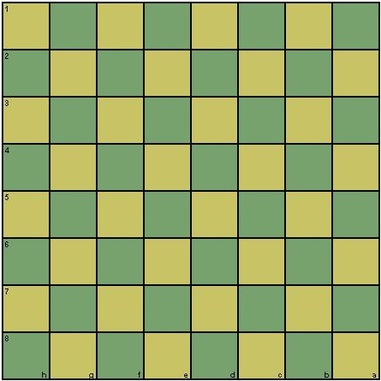
#> input picture 计算机视觉/8/chess.jpg, 381 x 381 px, shrunk from 453 x 453 before the run
$ jupyter execute 8.ipynb
#> lines starting #> are read from the running program, lines starting #| are printed output that depends on the picture; after the words box and inside, x2 and y2 are one past the last pixel; in counts of white or black regions, pixels touching at a corner belong together
[cell 1]
import cv2
import numpy as np
import matplotlib.pyplot as plt
from skimage import data,io
from skimage.util import img_as_float32

[cell 2]
from skimage.draw import circle_perimeter
img1 = cv2.imread("chess.jpg")
#> img1 is the input picture: shape (381, 381, 3); mean B, G, R 102, 166, 149.5
img1 = cv2.cvtColor(img1, cv2.COLOR_BGR2RGB)#转换为RGB
plt.imshow(img1)
plt.show()

[cell 3]
img2 = cv2.imread('huafu.png')
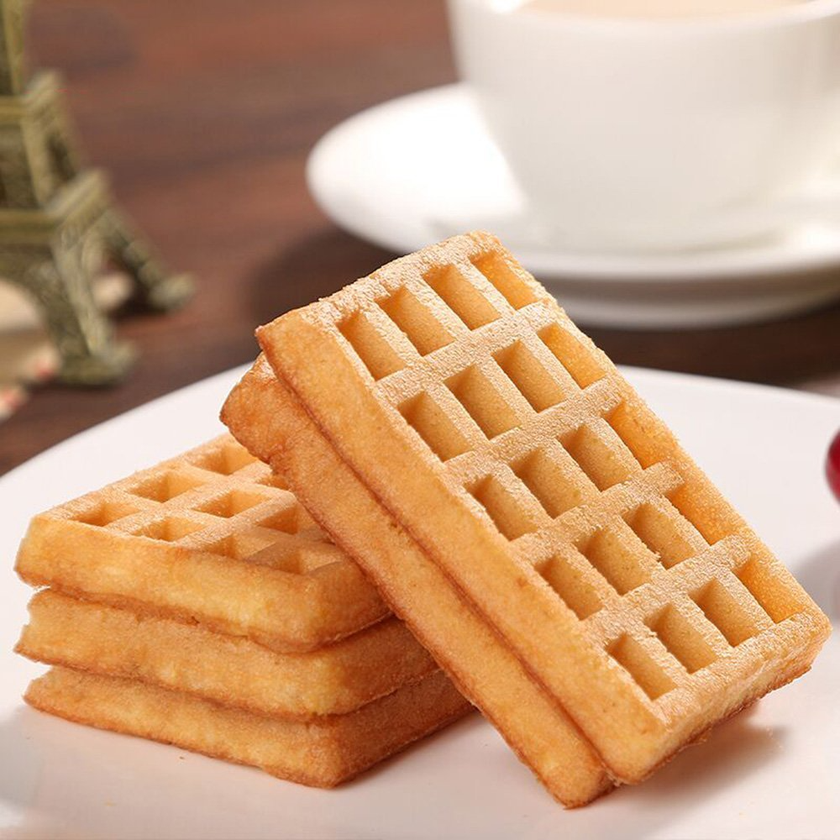
#> input picture 计算机视觉/8/huafu.png, 840 x 840 px, shrunk from 1000 x 1000 before the run
#> img2 is the input picture: shape (840, 840, 3); mean B, G, R 120.9, 154.4, 197.1
img2 = cv2.cvtColor(img2, cv2.COLOR_BGR2RGB)
plt.imshow(img2)
plt.show()

[cell 4]
img3_org = cv2.imread('traffic.jpg')
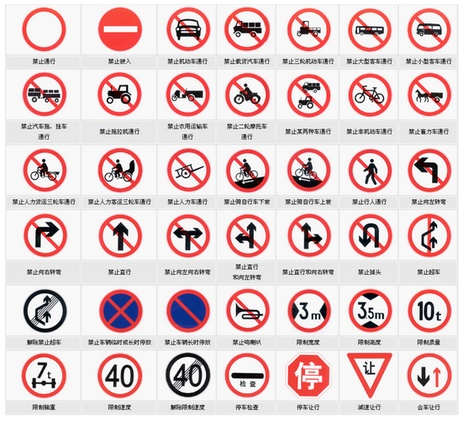
#> input picture 计算机视觉/8/traffic.jpg, 463 x 421 px, shrunk from 551 x 501 before the run
#> img3_org is the input picture: shape (421, 463, 3); mean B, G, R 205.7, 204.8, 226.1
img3 = cv2.cvtColor(img3_org, cv2.COLOR_BGR2RGB)
plt.imshow(img3)
plt.show()

[cell 5]
img_gray = cv2.cvtColor(img1, cv2.COLOR_RGB2GRAY)#转换为黑白图像
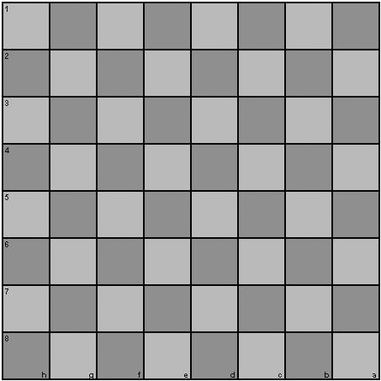
#> img_gray: shape (381, 381); min 0, max 255, mean 153.8
img_gray2 = cv2.cvtColor(img2, cv2.COLOR_RGB2GRAY)#转换为黑白图像
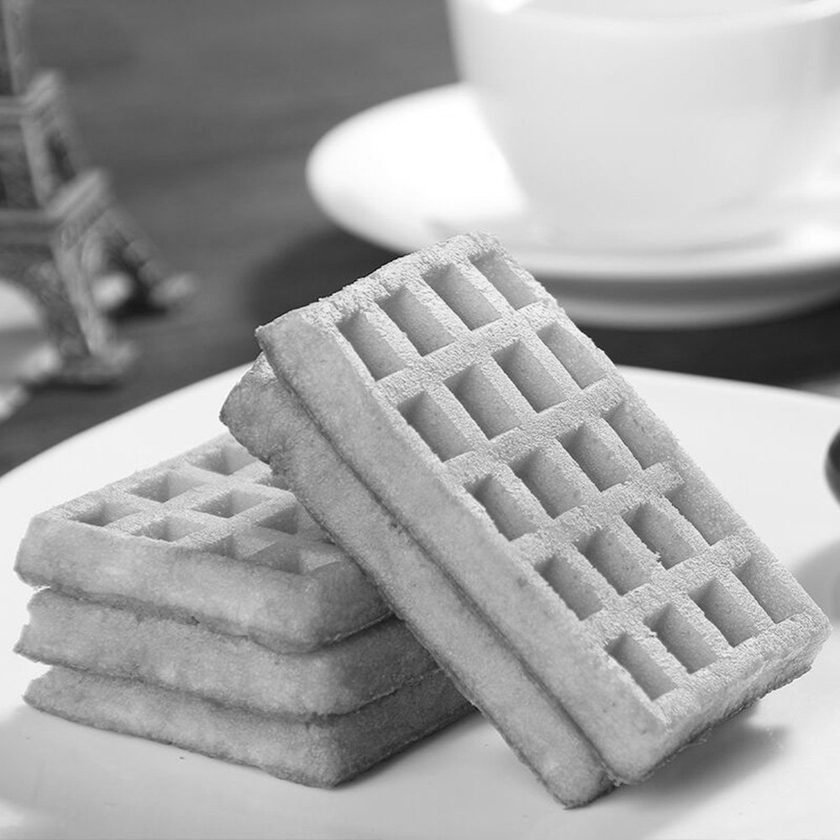
#> img_gray2: shape (840, 840); min 13, max 255, mean 163.3
img_gray3 = cv2.cvtColor(img3, cv2.COLOR_RGB2GRAY)#转换为黑白图像

## 1 Harris角点检测

[cell 6]
def Harris(dest,img):
    dest[dest < 0.1 * np.max(dest)] = 0
    target = np.copy(img)
    for i in range(dest.shape[0]):
        for j in range(dest.shape[1]):
            if dest[i,j] > 0:
                circy, circx = circle_perimeter(i, j, 5, shape=dest.shape)
                target[circy,circx] = (0,255,0)
    plt.figure(figsize=(16,9))
    plt.imshow(target)
    plt.show()

[cell 7]
dest = cv2.cornerHarris(img_gray, 2, 3, 0.04)
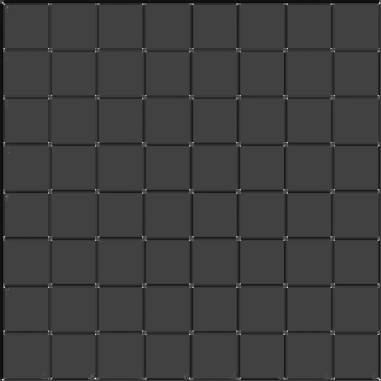
#> dest: shape (381, 381) float32; min -0.0132, max 0.0383, mean -0.000657; drawn with min black and max white
Harris(dest,img1)
#> after the loop in Harris, `for i in range(dest.shape[0]):`:
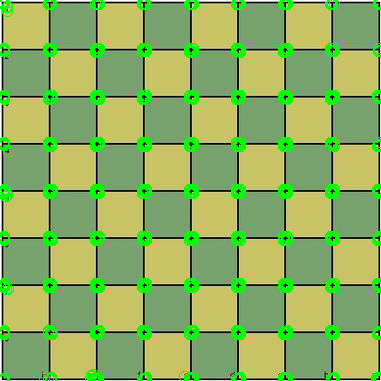
#> target: shape (381, 381, 3); mean R, G, B 139.1, 174.6, 94.4

## 2 Shi-Tomasi角点检测

[cell 8]
def Shi_Tomasi(corners,img):
    corners = np.int0(corners)
    for i in corners:
        x, y = i.ravel()
        cv2.circle(img, (x, y), 10, (255, 0, 0), 5)
    plt.imshow(img)
    plt.show()

[cell 9]
corners = cv2.goodFeaturesToTrack(img_gray, 100, 0.1, 10)
#> corners = 85 rows, first 8: [2, 2], [94, 377], [377, 377], [188, 377], [283, 145], [377, 145], [98, 98], [330, 192]
Shi_Tomasi(corners,img1)
#> the loop in Shi_Tomasi, `for i in corners:` made 85 passes
#> (x, y) on passes 1 to 12: (2, 2), (94, 377), (377, 377), (188, 377), (283, 145), (377, 145), (98, 98), (330, 192), (145, 283), (145, 377), (377, 283), (330, 98)
#> after the loop in Shi_Tomasi, `for i in corners:`:
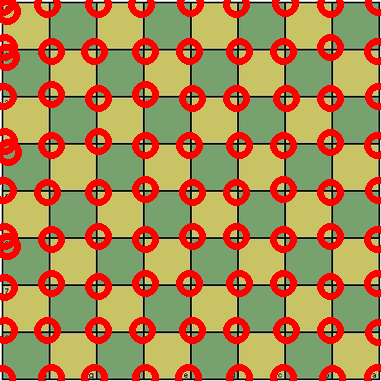
#> img: shape (381, 381, 3); mean R, G, B 172.2, 133.2, 81.2

## 3 FAST角点检测

[cell 10]
def Fast(img,values):
    fast = cv2.FastFeatureDetector_create(values)
    kp = fast.detect(img, None)
    img_res = cv2.drawKeypoints(img, kp, None, color=(255,0,0))
    plt.figure(figsize=(16,9))
    plt.imshow(img_res)
    plt.show()

[cell 11]
Fast(img2,50)
#> in Fast, `kp = fast.detect(img, None)`: kp = 147 keypoints; strongest (x, y, size): (319, 299, 7), (317, 300, 7), (603, 351, 7), (260, 326, 7)

## 4 Canny边缘检测

[cell 12]
def Canny(edges):
    print(type(edges))
    print(edges)
    plt.figure(figsize=(16,9))
    plt.subplot(121),plt.imshow(img2)
    plt.title('Original Image')
    plt.subplot(122),plt.imshow(edges,cmap = 'gray')
    plt.title('Edge Image')
    plt.show()

[cell 13]
edges = cv2.Canny(img2,100,200)
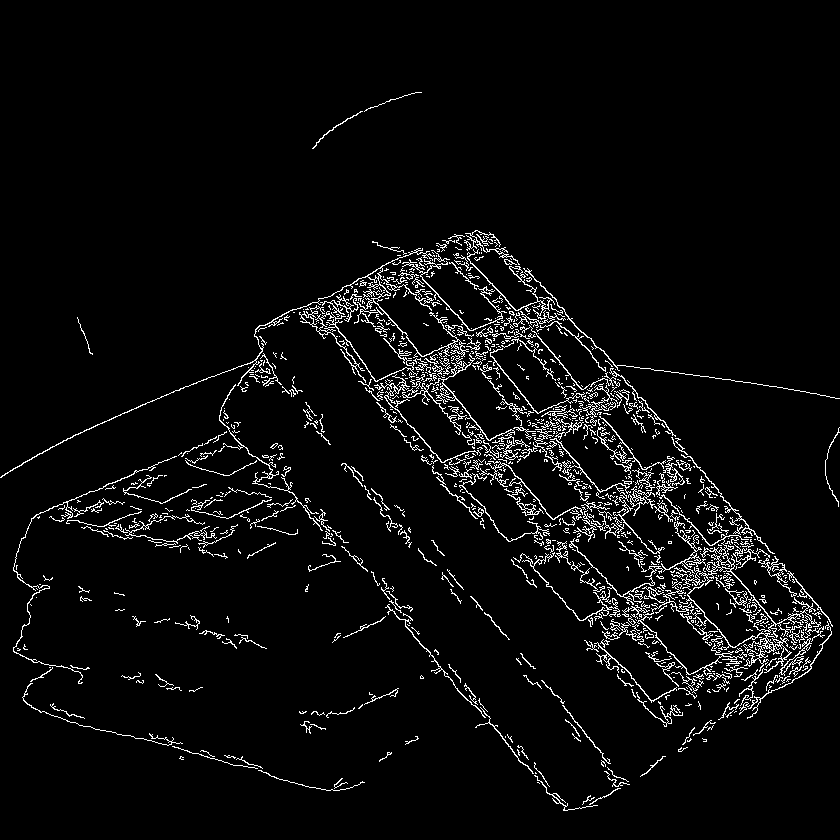
#> edges: shape (840, 840); 4.4% white in thin lines or dots, all inside (x1, y1, x2, y2) = (0, 92, 840, 811)
Canny(edges)
#| <class 'numpy.ndarray'>
#> (printed output is left out)

## 5 霍夫变换

[cell 14]
blurred = cv2.GaussianBlur(img_gray3,(11,11),0)#高斯模糊
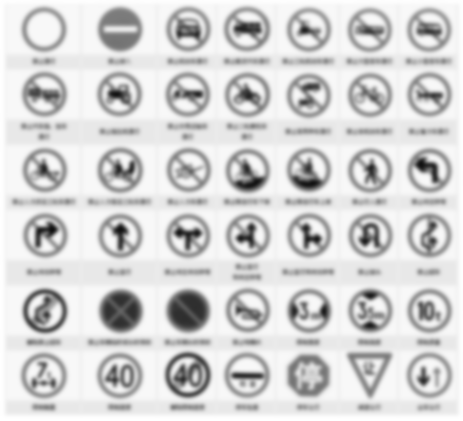
#> blurred: shape (421, 463); min 15, max 255, mean 211.2
plt.imshow(blurred,'gray')
plt.show()

[cell 15]
def Hough(img):
    circles = cv2.HoughCircles(blurred, cv2.HOUGH_GRADIENT, 1, 50, param1=100, param2=20, minRadius=20, maxRadius=50)
    if circles is not None:
        circles = np.round(circles[0, :]).astype("int")
        for (x, y, r) in circles:
            cv2.circle(img,(x, y), r, (0,255,0), 3)
            cv2.rectangle(img,(x - 2, y - 2), (x + 2, y + 2), (0,255,0), -1)
    plt.figure(figsize=(16,9))
    plt.imshow(img)
    plt.show()
Hough(img3)
#> in Hough, `circles = cv2.HoughCircles(blurred, cv2.HOUGH_GRADIENT, 1, 50, param1=..`: circles = 41 rows, first 8: [369.5, 94.5, 22.2], [187.5, 374.5, 22.9], [188.5, 169.5, 22.2], [44.5, 310.5, 22.2], [43.5, 375.5, 23], [119.5, 375.5, 23], [429.5, 310.5, 21.6], [308.5, 234.5, 21.6]
#> in Hough, `circles = np.round(circles[0, :]).astype("int")`: circles = 41 rows, first 8: [370, 94, 22], [188, 374, 23], [188, 170, 22], [44, 310, 22], [44, 376, 23], [120, 376, 23], [430, 310, 22], [308, 234, 22]
#> the loop in Hough, `for (x, y, r) in circles:` made 41 passes
#> (x, y, r) on passes 1 to 12: (370, 94, 22), (188, 374, 23), (188, 170, 22), (44, 310, 22), (44, 376, 23), (120, 376, 23), (430, 310, 22), (308, 234, 22), (308, 96, 22), (120, 28, 22), (428, 374, 22), (120, 310, 22)
#> after the loop in Hough, `for (x, y, r) in circles:`:
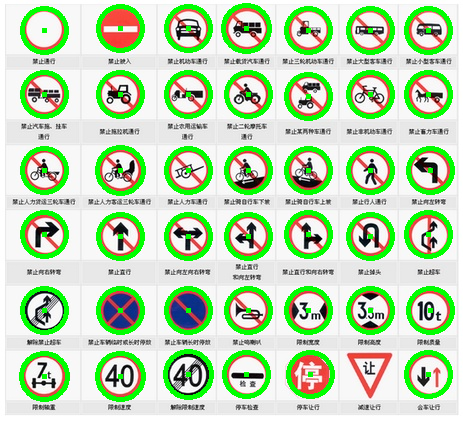
#> img: shape (421, 463, 3); mean R, G, B 190.4, 218.1, 180.1
